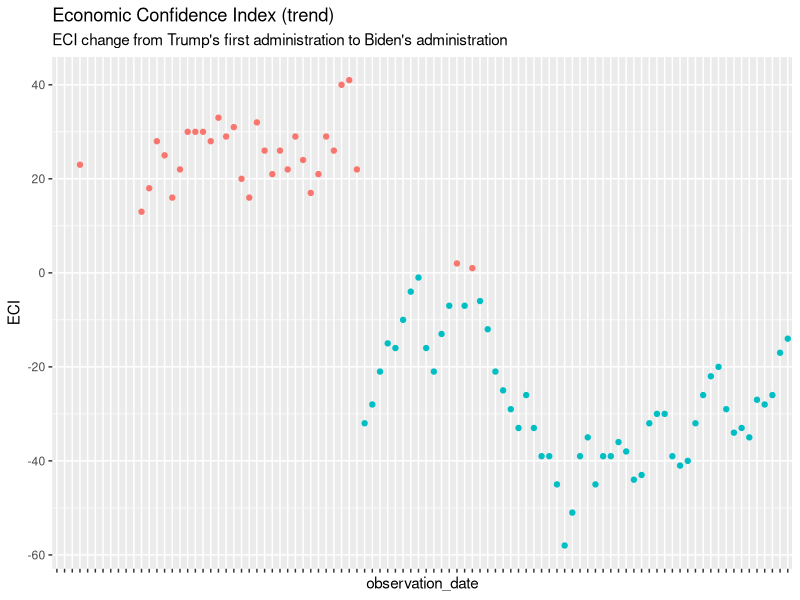
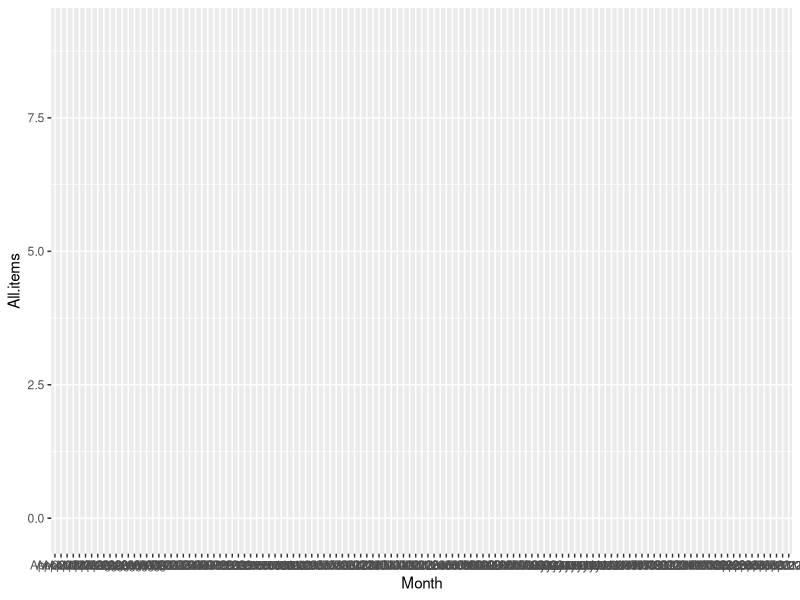
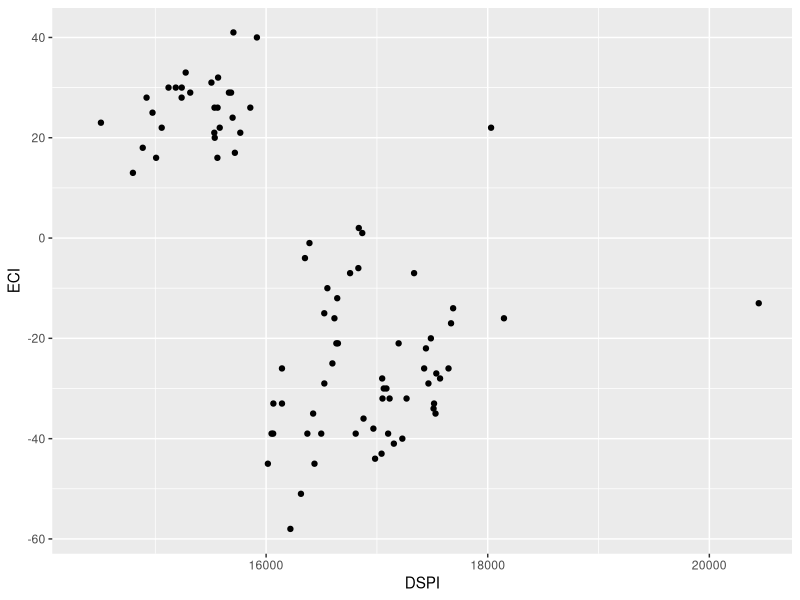
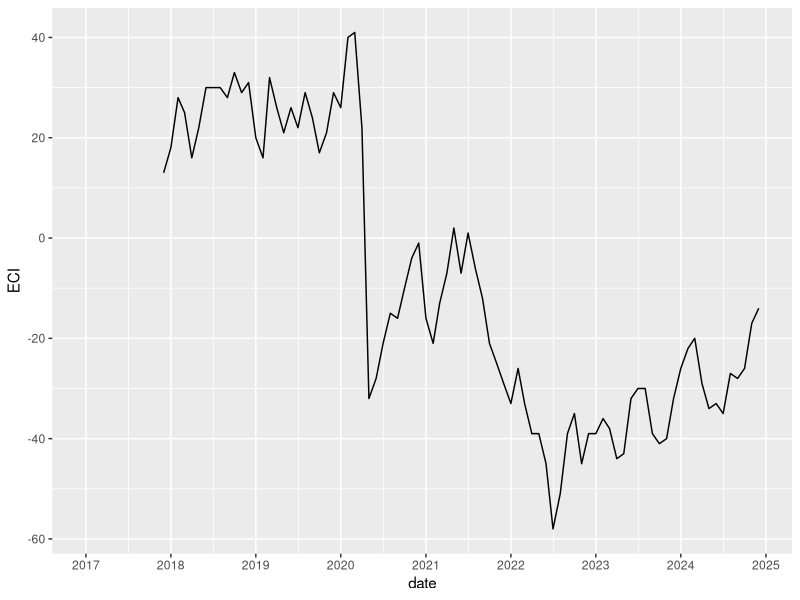
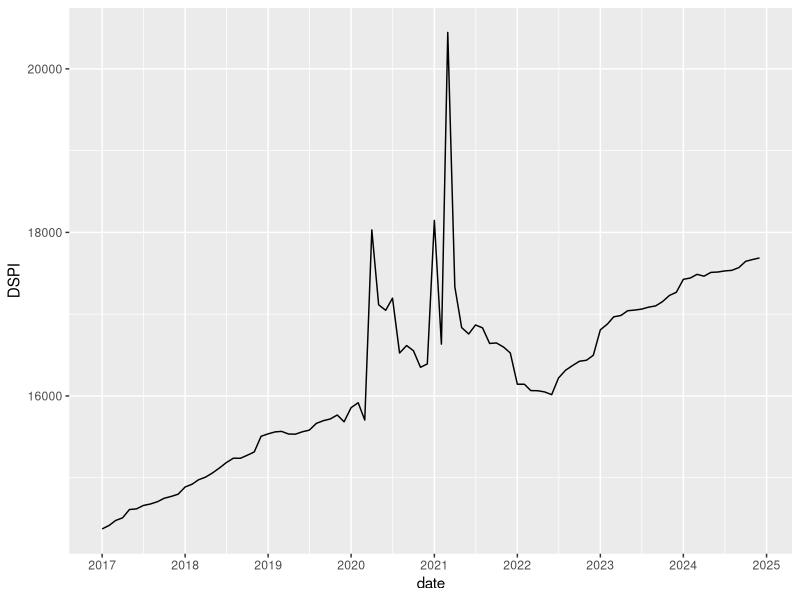
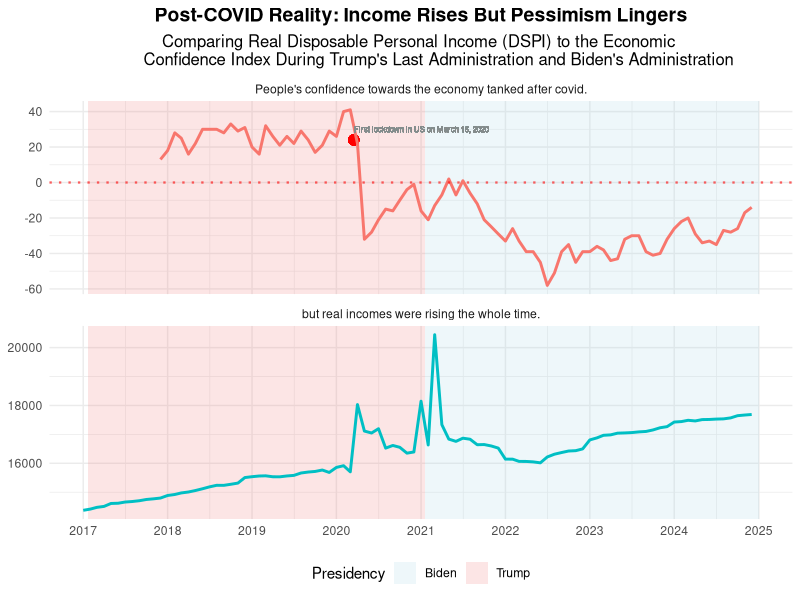
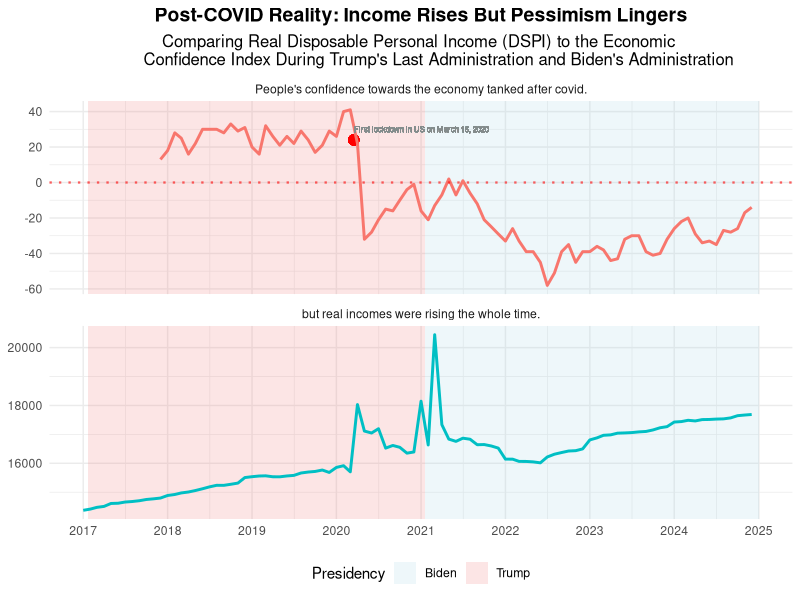

R code for these plots, in order:
# in one chart plot 
# install a package
install.packages("tidyverse")
require("tidyverse")

# import 
require("readr")
require("ggplot2")

# set working directory
setwd("~/Documents/r-studio/in_one_chart")

ECI = read.csv('DSPI(U.S. Bureau of Economic Analysi) - DSPI.csv')
CPI = read.csv('CPI.csv')

# explore: ECI dot plot
ggplot(ECI) +
  aes(x = observation_date, y = ECI, color = ifelse(ECI > 0, "green", "red")) +
  geom_point() +
  theme(axis.text.x=element_blank(),
        legend.position = "none") +
  labs(title = 'Economic Confidence Index (trend)', 
       subtitle = "ECI change from Trump's first administration to Biden's administration")

# explore: CPI
CPI$date <- as.Date(CPI$Month,format = "%b /%Y")
  
ggplot(CPI) +
  aes(x=Month, y= All.items) +
  geom_line()


# explore: ECI vs DSPI
ggplot(ECI) +
  aes(x=DSPI, y=ECI) +
  geom_point()

# convert char to date
ECI$date = as.Date(ECI$observation_date)

# line chart ECI  
ggplot(ECI) +
  aes(x=date,y=ECI,group=1)+
  geom_line() +
  scale_x_date(date_breaks = "1 year",date_labels = "%Y")

# DCPI Line chart
ggplot(ECI) +
  aes(x=date,y=DSPI,group=1)+
  geom_line() +
  scale_x_date(date_breaks = "1 year",date_labels = "%Y")


# 1. Reshape the data to long format
library(dplyr)
df <- ECI %>%
  select(date, DSPI,ECI)

# wide to long
install.packages("tidyr")
require('tidyr')
df_long <- df %>%
  pivot_longer(cols = c(DSPI, ECI), 
               names_to = "Category", 
               values_to = "Amount")


#ADMINISTRATION
presidents <- data.frame(
  xmin = as.Date(c("2017-01-20", "2021-01-20")),
  xmax = as.Date(c("2021-01-19", "2024-12-31")),
  ymin = -Inf,
  ymax = Inf,
  president = factor(c("Trump", "Biden")) # This will be used for the legend
)

# change order of category
df_long$Category <- factor(df_long$Category, 
                           levels = c("ECI","DSPI"), 
                           labels = c("People's confidence towards the economy tanked after covid.", 
                                      "but real incomes were rising the whole time."))

lockdown <- as.Date('2020-03-16')

interpolated_y <- approx(df_long$date, df_long$Amount, xout = lockdown, rule = 2)$y

# Combined Graph
chart2 <-ggplot(df_long,aes(x = date, y = Amount)) +
  geom_rect(data = presidents, 
            aes(xmin = xmin, xmax = xmax, ymin = ymin, ymax = ymax, 
                fill = president), 
            alpha = 0.2, 
            inherit.aes = FALSE) +
  # ECI first
  geom_line(data = subset(df_long, Category == "ECI"), 
            aes(color = ifelse(Amount > 0, "grey", "red")), 
            linewidth = 1,
            show.legend = FALSE,
            na.rm = TRUE) +
  geom_point(data = subset(df_long, Category == "People's confidence towards the economy tanked after covid."),
             aes(x = lockdown, y = 24), color = "red", size = 3)+
  # DSPI second
  geom_line(data = subset(df_long, Category != "ECI"), 
            aes(color = Category), 
            linewidth = 1,
           show.legend = FALSE,
           na.rm = TRUE) +  
  geom_hline(data = subset(df_long, Category == "People's confidence towards the economy tanked after covid."), 
             aes(yintercept = 0), 
             alpha = .6,
             linetype = "dotted",
             color = "red", 
             linewidth = .8,
             show.legend = FALSE) +
  labs(title = "Post-COVID Reality: Income Rises But Pessimism Lingers",
       subtitle = "Comparing Real Disposable Personal Income (DSPI) to the Economic 
       Confidence Index During Trump's Last Administration and Biden's Administration",
       fill = "Presidency",
       x = NULL,
       y = NULL) +
  facet_wrap(~Category, ncol = 1, 
             scales = 'free_y',
             as.table = TRUE) +
  theme_minimal() +
  scale_x_date(date_breaks = "1 year", date_labels = "%Y") +
  scale_fill_manual(values = c("Trump" = "lightcoral", "Biden" = "lightblue")) +
  theme(legend.position = "bottom",
        plot.title = element_text(hjust = 0.5, size = 14, face = "bold"),
        plot.subtitle = element_text(hjust = 0.5, size = 12)) +
  geom_text(data = subset(df_long, Category == "People's confidence towards the economy tanked after covid."), 
            aes(x = as.Date("2020-03-16"), y = 25), 
           label = "First lockdown in US on March 16, 2020", 
           color = "azure4", size = 2, hjust = 0, vjust = -1)
chart2

ggsave("In_One_Chart2.png")


